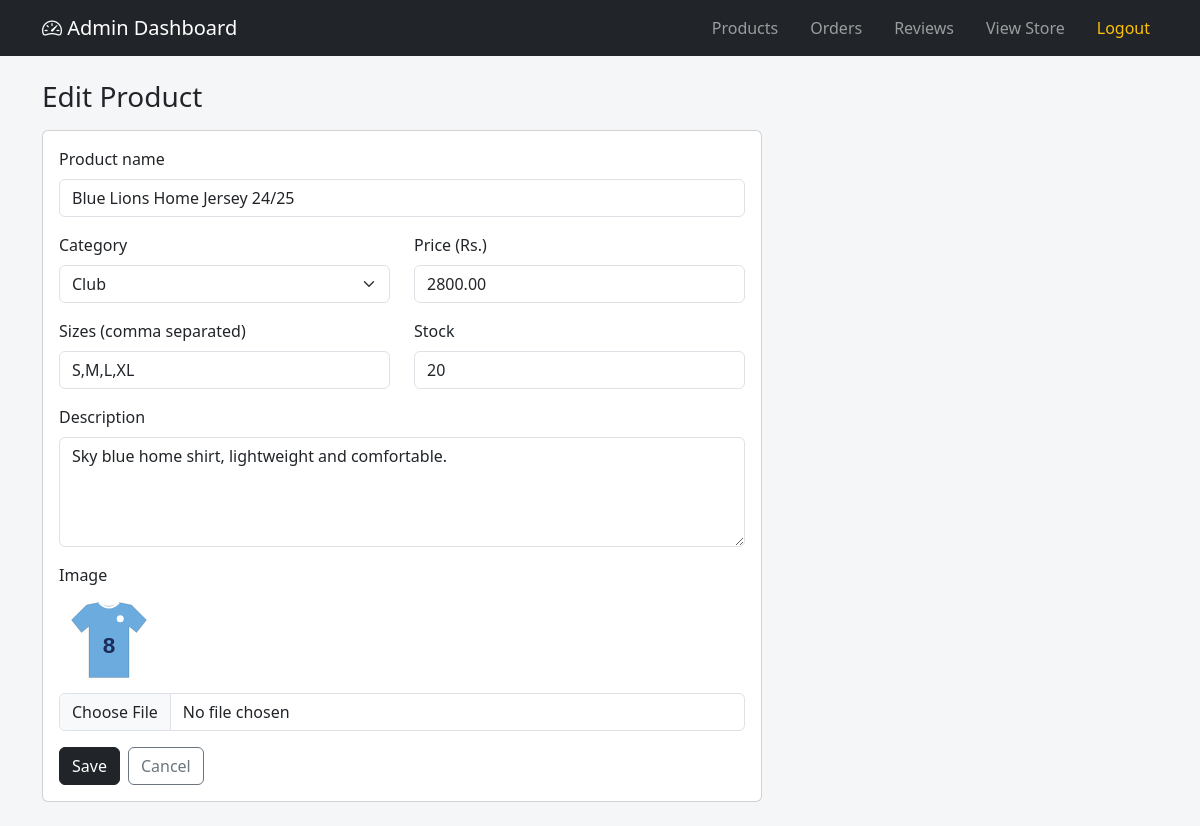
The page /admin/product_edit.php?id=2 (signed in) on the database its author committed.
### tables this page shows
CREATE TABLE IF NOT EXISTS products (
  id INT AUTO_INCREMENT PRIMARY KEY,
  name VARCHAR(150) NOT NULL,
  category ENUM('Club','National Team','Retro','Training','Goalkeeper') NOT NULL,
  price DECIMAL(10,2) NOT NULL,
  size VARCHAR(50) NOT NULL DEFAULT 'S,M,L,XL',
  stock INT NOT NULL DEFAULT 0,
  description TEXT,
  image VARCHAR(255),
  created_at TIMESTAMP DEFAULT CURRENT_TIMESTAMP
);

### admin/product_edit.php (called while the page is built, shortened)
<?php
require __DIR__ . '/_header.php';
$id = (int)($_GET['id'] ?? 0);
$st = $pdo->prepare('SELECT * FROM products WHERE id = ?');
$st->execute([$id]);
$p = $st->fetch();
$title = 'Edit Product'; $isEdit = true;
include __DIR__ . '/_product_form.php';
require __DIR__ . '/_footer.php';

### includes/auth.php (called while the page is built, shortened)
<?php
function e($v) { return htmlspecialchars((string)$v, ENT_QUOTES, 'UTF-8'); }
function product_image($img) {
    $img = $img ?: 'placeholder.svg';
    return BASE_URL . '/uploads/products/' . rawurlencode($img);
}

### admin/_product_form.php (the view, shortened to what this page needs)
<h3 class="mb-3"><?= e($title) ?></h3>
<form method="post" enctype="multipart/form-data" class="card card-body" style="max-width:720px">
  <div class="mb-3"><label class="form-label">Product name</label><input name="name" class="form-control" value="<?= e($p['name']) ?>" required></div>
  <div class="row">
    <div class="col-md-6 mb-3"><label class="form-label">Category</label>
      <select name="category" class="form-select">
        <?php foreach (['Club','National Team','Retro','Training','Goalkeeper'] as $c): ?><option <?= $p['category'] === $c ? 'selected' : '' ?>><?= e($c) ?></option><?php endforeach; ?>
      </select></div>
    <div class="col-md-6 mb-3"><label class="form-label">Price (Rs.)</label><input type="number" step="0.01" min="0" name="price" class="form-control" value="<?= e($p['price']) ?>" required></div>
    <div class="col-md-6 mb-3"><label class="form-label">Sizes (comma separated)</label><input name="size" class="form-control" value="<?= e($p['size']) ?>" required></div>
    <div class="col-md-6 mb-3"><label class="form-label">Stock</label><input type="number" min="0" name="stock" class="form-control" value="<?= e($p['stock']) ?>" required></div>
  </div>
  <div class="mb-3"><label class="form-label">Description</label><textarea name="description" rows="4" class="form-control"><?= e($p['description']) ?></textarea></div>
  <div class="mb-3"><label class="form-label">Image</label>
    <?php if ($isEdit && $p['image']): ?><div class="mb-2"><img src="<?= e(product_image($p['image'])) ?>" height="90" alt=""></div><?php endif; ?>
    <input type="file" name="image" class="form-control" accept="image/*"></div>
  <div class="d-flex gap-2"><button class="btn btn-dark">Save</button><a href="products.php" class="btn btn-outline-secondary">Cancel</a></div>
</form>

### assets/css/main.css (style rules this page uses)
body { background:#f5f6f8; }

### rows shown on the page
products: name "Blue Lions Home Jersey 24/25", price "2800.00", size "S,M,L,XL", stock "20", description "Sky blue home shirt, lightweight and comfortable.", image (picture)

### other values the page prints
$title "Edit Product"
form field category "Club"
